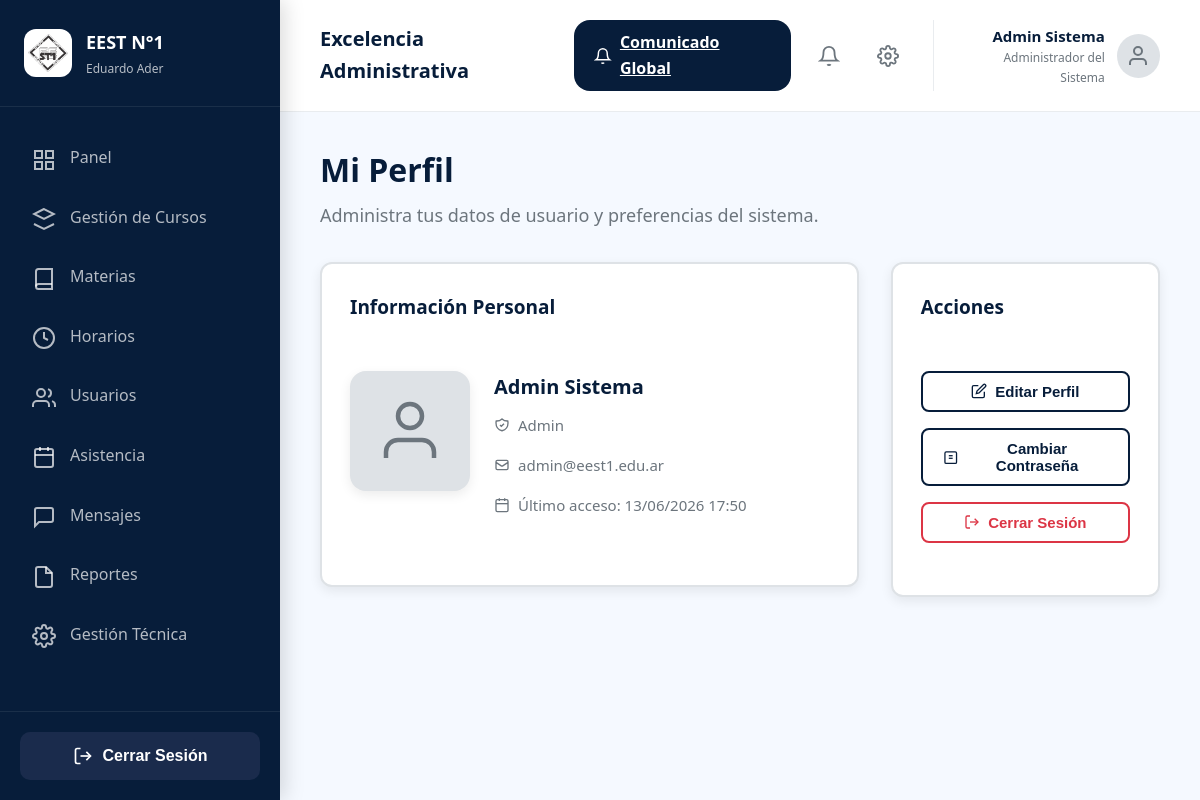
/index.php?page=admin/perfil (signed in), run on an earlier commit of the app's database.
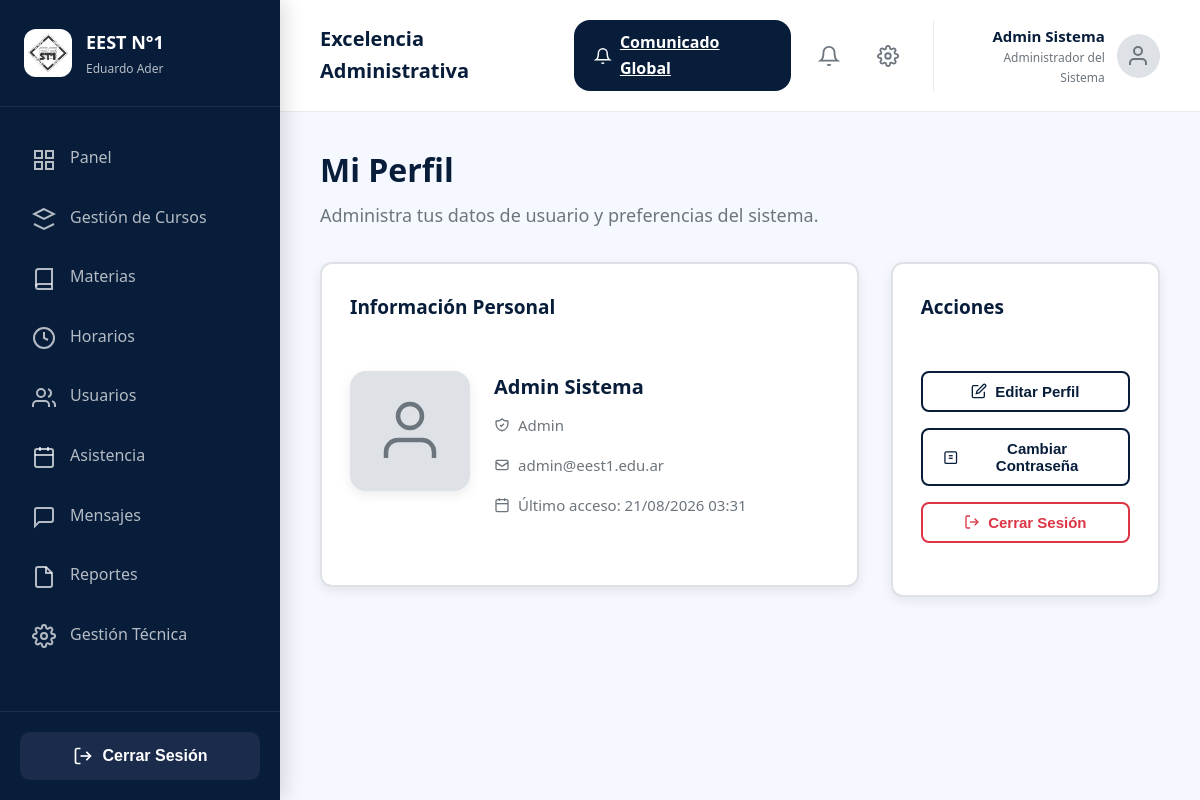
And on a later commit of the database.
### tables this page shows
CREATE TABLE `usuarios` (
  `id` int(10) UNSIGNED NOT NULL,
  `institucion_id` int(10) UNSIGNED NOT NULL DEFAULT 1,
  `nombre` varchar(100) NOT NULL,
  `apellido` varchar(100) NOT NULL,
  `dni` varchar(15) DEFAULT NULL COMMENT 'Solo para adultos: NULL para alumnos',
  `email` varchar(150) NOT NULL,
  `password_hash` varchar(255) NOT NULL,
  `rol` enum('admin','directivo','preceptor','alumno','padre_tutor') NOT NULL,
  `estado` enum('activo','inactivo','pendiente','rechazado') NOT NULL DEFAULT 'pendiente',
  `foto_perfil` varchar(255) DEFAULT NULL,
  `telefono` varchar(30) DEFAULT NULL,
  `fecha_nacimiento` date DEFAULT NULL,
  `domicilio` varchar(255) DEFAULT NULL,
  `primer_acceso` tinyint(1) NOT NULL DEFAULT 1 COMMENT '1=debe cambiar contraseña',
  `token_recuperacion` varchar(255) DEFAULT NULL,
  `token_expiracion` datetime DEFAULT NULL,
  `ultimo_acceso` datetime DEFAULT NULL,
  `created_at` timestamp NOT NULL DEFAULT current_timestamp(),
  `updated_at` timestamp NOT NULL DEFAULT current_timestamp() ON UPDATE current_timestamp()
);

### includes/helpers.php (called while the page is built, shortened)
<?php
function url(string $path = ''): string {
    return BASE_URL . ltrim($path, '/');
}
function e(string $string): string {
    return htmlspecialchars($string, ENT_QUOTES, 'UTF-8');
}

### views/admin/perfil.php (the view, shortened to what the changed rows need)
<?php
$db = Database::getConnection();
$usuario_id = $_SESSION['usuario_id'];
$stmt = $db->prepare("SELECT * FROM usuarios WHERE id = ? LIMIT 1");
$stmt->execute([$usuario_id]);
$usuario = $stmt->fetch(PDO::FETCH_ASSOC);
?>
<div class="dashboard-wrapper">
    <?php require __DIR__ . '/../layouts/sidebar.php'; ?>
    <main class="main-content">
        <header class="dashboard-header">
            <div class="dashboard-header-left">
                <h1>Excelencia Administrativa</h1>
            </div>
            <div class="dashboard-header-right">
                <div class="header-actions">
                    <a href="index.php?page=admin/comunicados" class="header-btn">
                        <svg xmlns="http://www.w3.org/2000/svg" width="18" height="18" viewBox="0 0 24 24" fill="none" stroke="currentColor" stroke-width="2">
                            <path d="M18 8A6 6 0 0 0 6 8c0 7-3 9-3 9h18s-3-2-3-9"/>
                            <path d="M13.73 21a2 2 0 0 1-3.46 0"/>
                        </svg>
                        Comunicado Global
                    </a>
                    <button class="header-icon-btn">
                        <svg xmlns="http://www.w3.org/2000/svg" width="22" height="22" viewBox="0 0 24 24" fill="none" stroke="currentColor" stroke-width="2">
                            <path d="M18 8A6 6 0 0 0 6 8c0 7-3 9-3 9h18s-3-2-3-9"/>
                            <path d="M13.73 21a2 2 0 0 1-3.46 0"/>
                        </svg>
                    </button>
                    <a href="index.php?page=admin/configuracion" class="header-icon-btn">
                    </a>
                </div>
                <div class="header-user">
                    <div class="header-user-info">
                        <div class="name"><?= e($usuario['nombre'] . ' ' . $usuario['apellido']) ?></div>
                        <div class="role">Administrador del Sistema</div>
                    </div>
                    <div class="header-avatar">
                        <svg xmlns="http://www.w3.org/2000/svg" viewBox="0 0 24 24" fill="none" stroke="currentColor" stroke-width="2">
                            <path d="M20 21v-2a4 4 0 0 0-4-4H8a4 4 0 0 0-4 4v2"/>
                            <circle cx="12" cy="7" r="4"/>
                        </svg>
                    </div>
                </div>
            </div>
        </header>
        <div class="dashboard-body">
            <div class="page-header">
                <div class="page-title">
                    <h1>Mi Perfil</h1>
                    <p>Administra tus datos de usuario y preferencias del sistema.</p>
                </div>
            </div>
            <div style="margin-top: 32px; display: grid; grid-template-columns: 2fr 1fr; gap: 32px;">
                <div>
                    <div class="dashboard-card" style="border: 2px solid #DEE2E6;">
                        <div class="dashboard-card-header">
                            <h3>Información Personal</h3>
                        </div>
                        <div style="display: flex; gap: 24px; padding: 24px 0;">
                            <div style="width: 120px; height: 120px; background: #DEE2E6; border-radius: 16px; display: flex; align-items: center; justify-content: center; flex-shrink: 0; box-shadow: 0 4px 12px rgba(0,0,0,0.08);">
                                <svg xmlns="http://www.w3.org/2000/svg" width="72" height="72" viewBox="0 0 24 24" fill="none" stroke="#6C757D" stroke-width="1.5">
                                    <path d="M20 21v-2a4 4 0 0 0-4-4H8a4 4 0 0 0-4 4v2"/>
                                    <circle cx="12" cy="7" r="4"/>
                                </svg>
                            </div>
                            <div style="flex: 1;">
                                <h4 style="font-size: 20px; font-weight: 800; color: #071D3A; margin-bottom: 10px;"><?= e($usuario['nombre'] . ' ' . $usuario['apellido']) ?></h4>
                                <div style="display: flex; align-items: center; gap: 8px; margin-bottom: 16px;">
                                    <span style="color: #6C757D; font-size: 15px; text-transform: capitalize;"><?= e($usuario['rol']) ?></span>
                                </div>
                                <div style="display: flex; align-items: center; gap: 8px; margin-bottom: 16px;">
                                    <svg xmlns="http://www.w3.org/2000/svg" width="16" height="16" viewBox="0 0 24 24" fill="none" stroke="#6C757D" stroke-width="2">
                                        <path d="M3 8l7.89 5.26a2 2 0 002.22 0L21 8M5 19h14a2 2 0 002-2V7a2 2 0 00-2-2H5a2 2 0 00-2 2v10a2 2 0 002 2z"/>
                                    </svg>
                                    <span style="color: #6C757D; font-size: 15px;"><?= e($usuario['email']) ?></span>
                                </div>
                                <?php if ($usuario['ultimo_acceso']): ?>
                                <div style="display: flex; align-items: center; gap: 8px; margin-bottom: 16px;">
                                    <svg xmlns="http://www.w3.org/2000/svg" width="16" height="16" viewBox="0 0 24 24" fill="none" stroke="#6C757D" stroke-width="2">
                                        <rect x="3" y="4" width="18" height="18" rx="2" ry="2"/>
                                        <line x1="16" y1="2" x2="16" y2="6"/>
                                        <line x1="8" y1="2" x2="8" y2="6"/>
                                        <line x1="3" y1="10" x2="21" y2="10"/>
                                    </svg>
                                    <span style="color: #6C757D; font-size: 15px;">Último acceso: <?= e(date('d/m/Y H:i', strtotime($usuario['ultimo_acceso']))) ?></span>
                                </div>
                                <?php endif; ?>
                            </div>
                        </div>
                    </div>
                </div>
                <div>
                    <div class="dashboard-card" style="border: 2px solid #DEE2E6;">
                        <div class="dashboard-card-header">
                            <h3>Acciones</h3>
                        </div>
                        <div style="padding: 24px 0;">
                            <button type="button" class="btn-outline" style="width: 100%; margin-bottom: 16px;" onclick="openModal('editProfileModal')">
                                <svg xmlns="http://www.w3.org/2000/svg" width="16" height="16" viewBox="0 0 24 24" fill="none" stroke="currentColor" stroke-width="2">
                                    <path d="M11 4H4a2 2 0 00-2 2v14a2 2 0 002 2h14a2 2 0 002-2v-7"/>
                                    <path d="M18.5 2.5a2.121 2.121 0 013 3L12 15l-4 1 1-4 9.5-9.5z"/>
                                </svg>
                                Editar Perfil
                            </button>
                            <button type="button" class="btn-outline" style="width: 100%; margin-bottom: 16px;" onclick="openModal('changePasswordModal')">
                                <svg xmlns="http://www.w3.org/2000/svg" width="16" height="16" viewBox="0 0 24 24" fill="none" stroke="currentColor" stroke-width="2">
                                    <rect x="3" y="4" width="18" height="18" rx="2" ry="2"/>
                                    <line x1="9" y1="10" x2="15" y2="10"/>
                                    <line x1="9" y1="14" x2="15" y2="14"/>
                                </svg>
                                Cambiar Contraseña
                            </button>
                            <form method="POST" action="<?= url('index.php') ?>" style="margin: 0;">
                                <button type="submit" class="btn-outline" style="width: 100%; border-color: #DC3545; color: #DC3545;">
                                    <svg xmlns="http://www.w3.org/2000/svg" width="16" height="16" viewBox="0 0 24 24" fill="none" stroke="currentColor" stroke-width="2">
                                        <path d="M9 21H5a2 2 0 01-2-2V5a2 2 0 012-2h4"/>
                                        <polyline points="16 17 21 12 16 7"/>
                                        <line x1="21" y1="12" x2="9" y2="12"/>
                                    </svg>
                                    Cerrar Sesión
                                </button>
                            </form>
                        </div>
                    </div>
                </div>
            </div>
        </div>
    </main>
</div>

What changed in the data, as far as the page shows it:
changed usuarios "Admin Sistema": ultimo_acceso "13/06/2026 17:50" → "21/08/2026 03:31"
